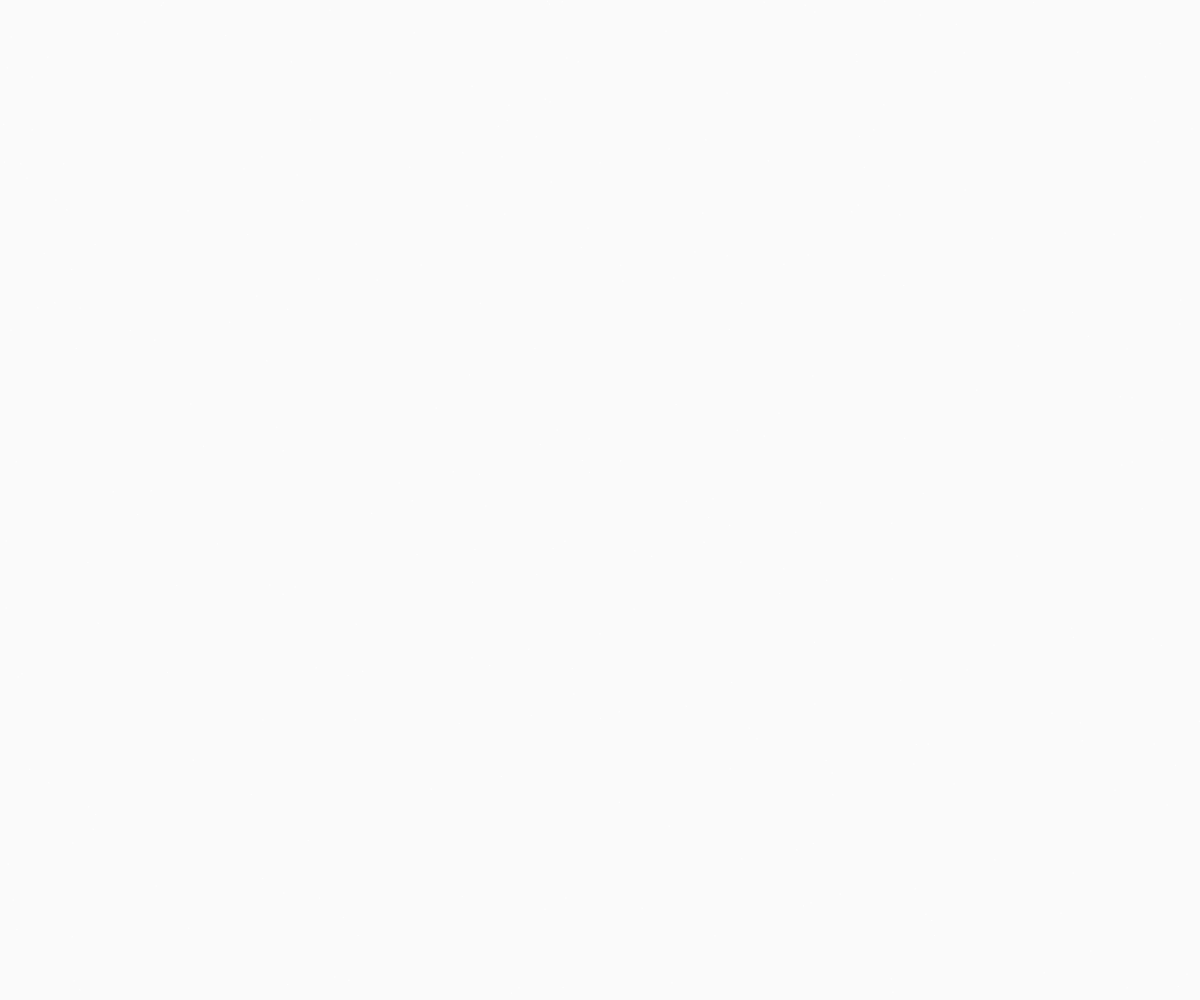
Frame 1 (no input)
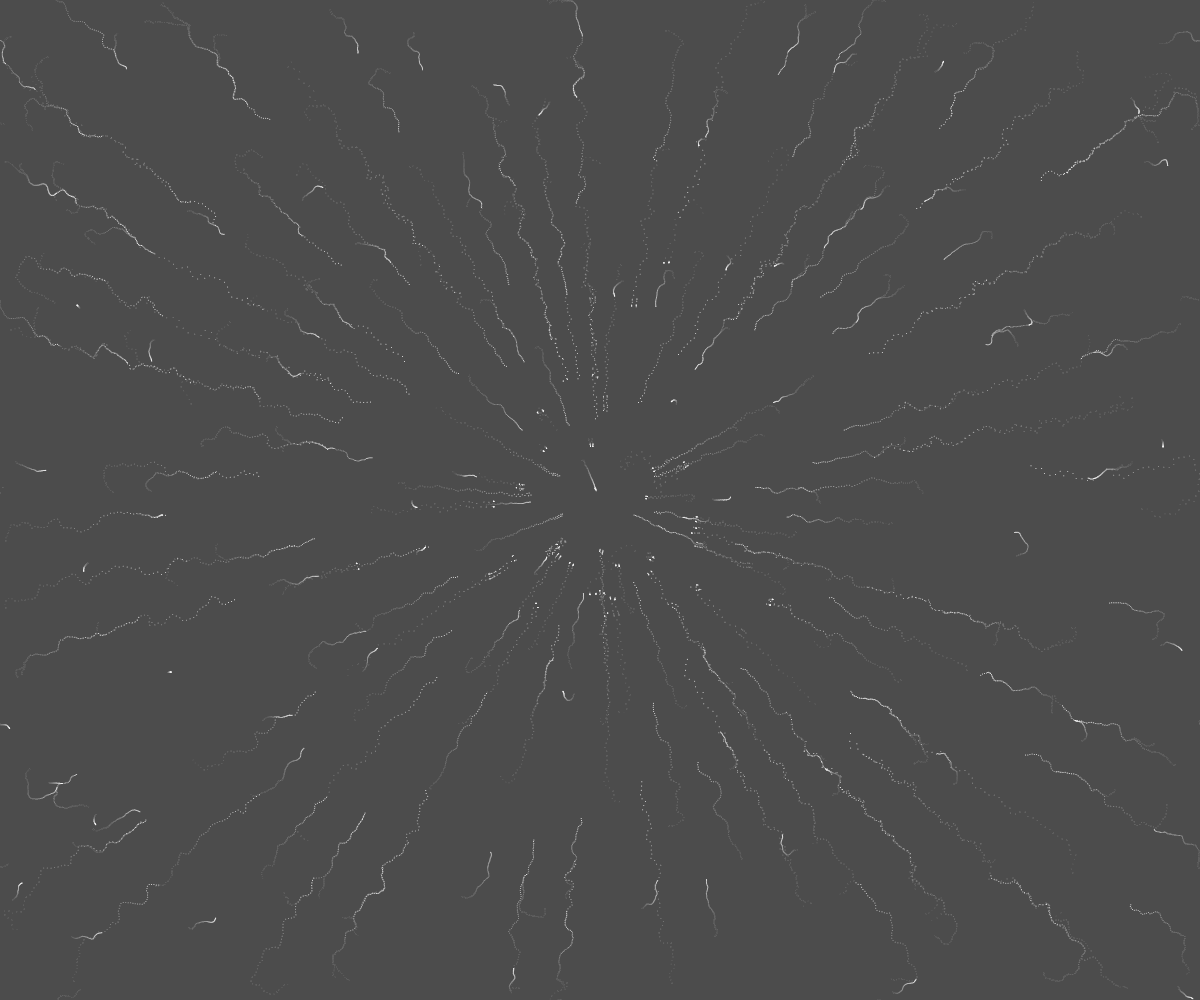
Frame 60 (no input)
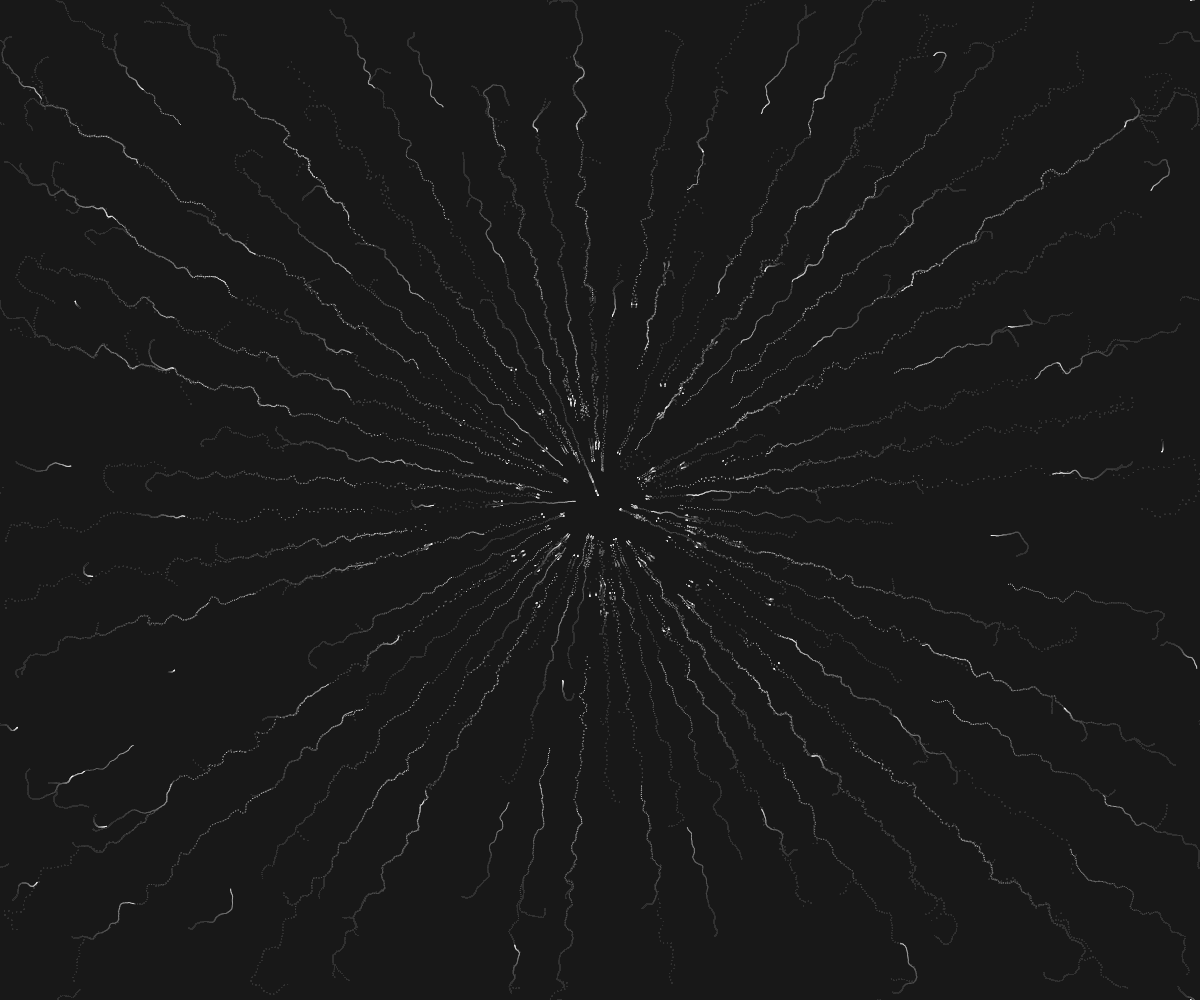
Frame 120 (the mouse pressed at the canvas centre since frame 60)

The p5.js sketch that drew these frames (run headless with seeded random() and noise() and a simulated clock; from frame 60 on, the mouse is pressed at the canvas centre):

// p5.js sketch
// ── sketch.js
/*
----- Coding Tutorial by Patt Vira ----- 
Name: Slime Molds (Physarum)
Video Tutorial: https://youtu.be/VyXxSNcgDtg

References: 
1. Algorithm by Jeff Jones: https://uwe-repository.worktribe.com/output/980579/characteristics-of-pattern-formation-and-evolution-in-approximations-of-physarum-transport-networks

Connect with Patt: @pattvira
https://www.pattvira.com/
----------------------------------------
*/

let molds = []; let num = 300;
let d; 

function updateSensorDist() {
    // Map mouseY to a range, for example, 10 to 100
    let newDist = map(mouseY, 0, height, 1, 360);
    console.log(newDist)
    for (let i = 0; i < molds.length; i++) {
      molds[i].sensorAngle = newDist;
    }
  }
  

  function keyPressed() {
    if (key === 'u') {  // Press 'u' to increase sensor distance
      updateSensorDist(500);  // Set to a new distance value, e.g., 50
    } else if (key === 'd') {  // Press 'd' to decrease sensor distance
      updateSensorDist(10);  // Set to a different distance value, e.g., 20
    }
  }

let gyroX = 0;
let gyroY = 0;
let gyroButton; // Add this at the top

// Request permission and listen for device orientation
function setup() {
  pixelDensity(1); // Add this for lower-res rendering
  createCanvas(window.innerWidth, window.innerHeight);
  angleMode(DEGREES);
  d = pixelDensity();

  // Create the gyro access button for iOS
  if (typeof DeviceOrientationEvent !== 'undefined' && typeof DeviceOrientationEvent.requestPermission === 'function') {
    gyroButton = createButton('Enable Gyro Control');
    gyroButton.position(20, 20);
    gyroButton.style('font-size', '18px');
    gyroButton.mousePressed(requestGyroAccess);
  } else {
    // Non-iOS devices
    window.addEventListener('deviceorientation', handleGyro);
  }

  for (let i=0; i<num; i++) {
    molds[i] = new Mold();
  } 
}

function requestGyroAccess() {
  DeviceOrientationEvent.requestPermission()
    .then(response => {
      if (response === 'granted') {
        window.addEventListener('deviceorientation', handleGyro);
        if (gyroButton) gyroButton.hide();
      } else {
        alert('Gyro access denied.');
      }
    })
    .catch(console.error);
}

function handleGyro(event) {
  // event.beta: front-back tilt [-180,180], event.gamma: left-right tilt [-90,90]
  gyroX = map(event.gamma, -90, 90, 0, width);
  gyroY = map(event.beta, -180, 180, 0, height);
}

let frameSkip = 2;
function draw() {
  background(0, 5);
  if (frameCount % frameSkip === 0) loadPixels();
  
    // Update sensorDist based on mouseY
    // updateSensorDist();
  
    for (let i = 0; i < num; i++) {
      if (key == "s") {
        molds[i].stop = true;
        if (frameCount % frameSkip === 0) updatePixels();
        noLoop();
      } else {
        molds[i].stop = false;
      }
  
      // Make each mold head toward the cursor
      molds[i].updateHeadingTowardsCursor();
      
      molds[i].update();
      molds[i].display();
    }
  }

// ── mold.js
class Mold {
  updateHeadingTowardsCursor() {
    // Use gyroX and gyroY instead of mouseX and mouseY
    let targetAngle = atan2(gyroY - this.y, gyroX - this.x);
    let noiseValue = noise(this.x * 0.1, this.y * 0.1) * 300;
    targetAngle += radians(noiseValue);
    targetAngle = degrees(targetAngle);
  
    // Smoothly transition the heading towards the target angle
    let turnSpeed = 100; // Determines how quickly they adjust direction
    this.heading = lerp(this.heading, targetAngle, turnSpeed / 100);
  }
      
      constructor() {
      // Mold variables
      this.x = random(width);
      this.y = random(height); 
      // this.x = random(width/2 - 20, width/2 + 20);
      // this.y = random(height/2 - 20, height/2 + 20); 
      this.r = 0.5;
      
      this.heading = random(360);
      this.vx = cos(this.heading);
      this.vy = sin(this.heading);
      this.rotAngle = 270;
      this.stop = false // Boolean variable to stop molds from moving 
      this.speed = random(1, 100); // Each mold gets a random speed

      this.noiseOffset = random(1000); // Random offset for each mold to make the noise different



   
      
      // Sensor variables
      this.rSensorPos = createVector(0, 0);
      this.lSensorPos = createVector(0, 0);
      this.fSensorPos = createVector(0, 0);
      this.sensorAngle = 50;
      this.sensorDist = 2050;
      
    }
    
    update() {   
      // Using this.stop to control when molds stop moving
      if (this.stop) {
        this.vx = 0;
        this.vy = 0;
      } else {
        let noiseFactor = noise(this.noiseOffset) * 0.1; // Adjust for desired effect
  this.vx = cos(this.heading) * this.speed * noiseFactor;
  this.vy = sin(this.heading) * this.speed * noiseFactor;

  this.noiseOffset += 0.01;
      }
      
      // Using % Modulo expression to wrap around the canvas
      this.x = (this.x + this.vx + width) % width;
      this.y = (this.y + this.vy + height) % height;

      if (random(1) < 0.02) { // Adjust probability as needed
        this.heading += random(-45, 45); // Randomly adjust heading
      }
      
      // Get 3 sensor positions based on current position and heading
      this.getSensorPos(this.rSensorPos, this.heading + this.sensorAngle);
      this.getSensorPos(this.lSensorPos, this.heading - this.sensorAngle);
      this.getSensorPos(this.fSensorPos, this.heading);
    
      // Get indices of the 3 sensor positions and get the color values from those indices
      let index, l, r, f;
      index = 4*(d * floor(this.rSensorPos.y)) * (d * width) + 4*(d * floor(this.rSensorPos.x));
      r = pixels[index];
      
      index = 4*(d * floor(this.lSensorPos.y)) * (d * width) + 4*(d * floor(this.lSensorPos.x));
      l = pixels[index];
      
      index = 4*(d * floor(this.fSensorPos.y)) * (d * width) + 4*(d * floor(this.fSensorPos.x));
      f = pixels[index];
      
      // Compare values of f, l, and r to determine movement 
      if (f > l && f > r) {
        this.heading += 0;
      } else if (f < l && f < r) {
        if (random(1) < 0.5) {
          this.heading += this.rotAngle;
        } else {
          this.heading -= this.rotAngle;
        }
      } else if (l > r) {
        this.heading += -this.rotAngle;
      } else if (r > l) {
        this.heading += this.rotAngle;
      }
      
      
    }
    
    display() {
      noStroke();
      fill(255);
      ellipse(this.x, this.y, this.r*2, this.r*2);
      
      line(this.x, this.y, this.x + this.r*3*this.vx, this.y + this.r*3*this.vy);
      fill(255, 0, 0);
      // ellipse(this.rSensorPos.x, this.rSensorPos.y, this.r*2, this.r*2);
      // ellipse(this.lSensorPos.x, this.lSensorPos.y, this.r*2, this.r*2);
      // ellipse(this.fSensorPos.x, this.fSensorPos.y, this.r*2, this.r*2);
      
    }
    
    getSensorPos(sensor, angle) {
      sensor.x = (this.x + this.sensorDist*cos(angle) + width) % width;
      sensor.y = (this.y + this.sensorDist*sin(angle) + height) % height;
    }
  
  }
